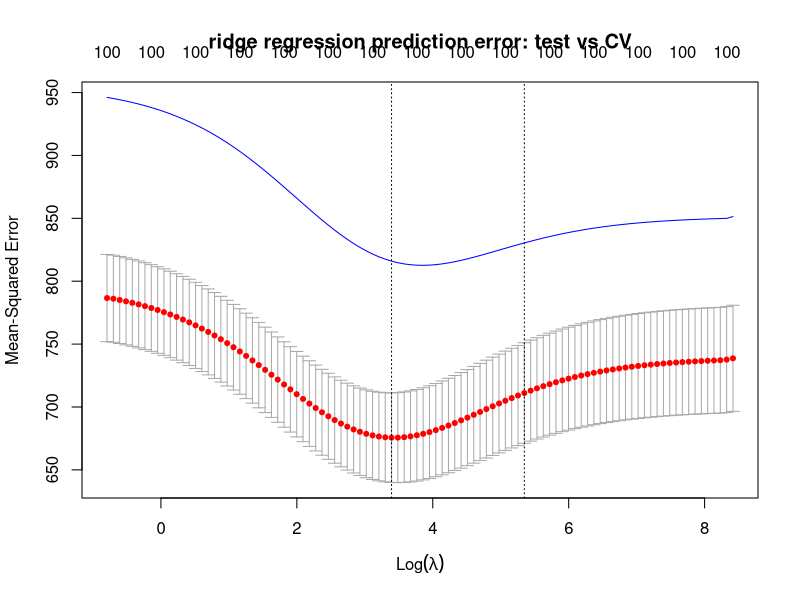
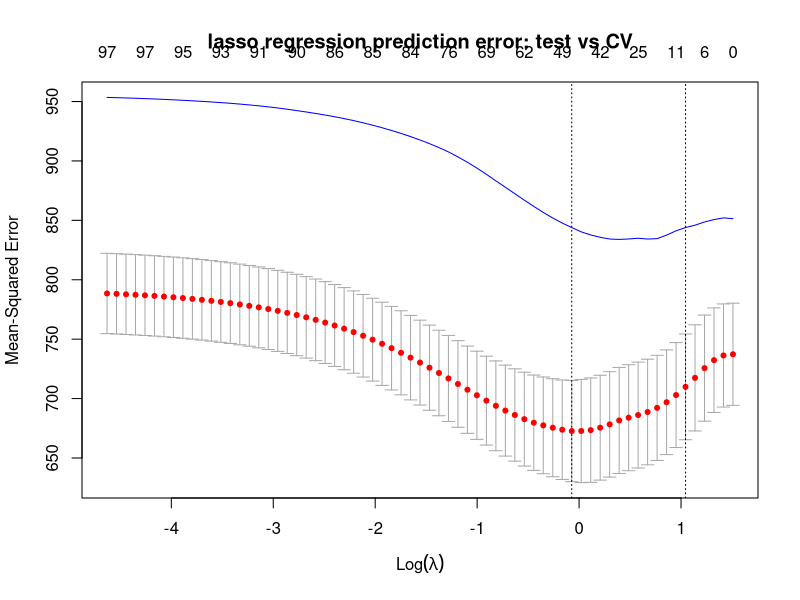
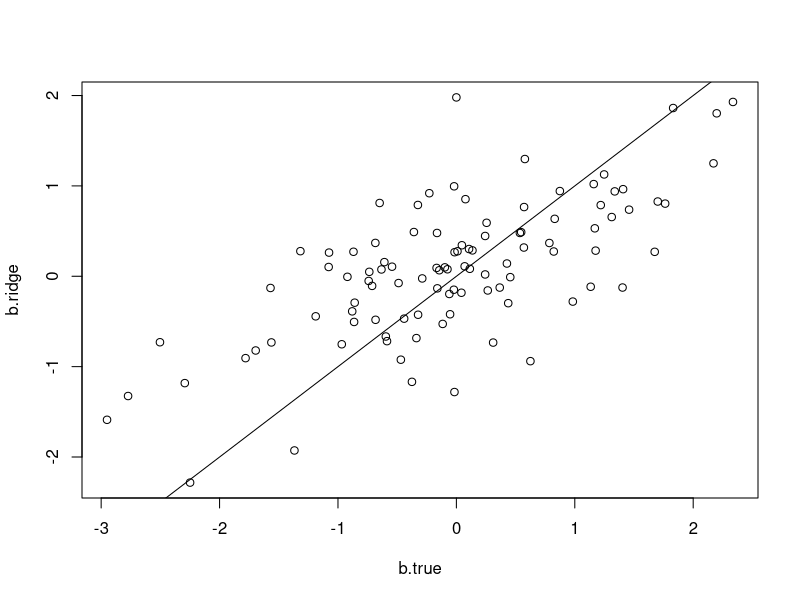
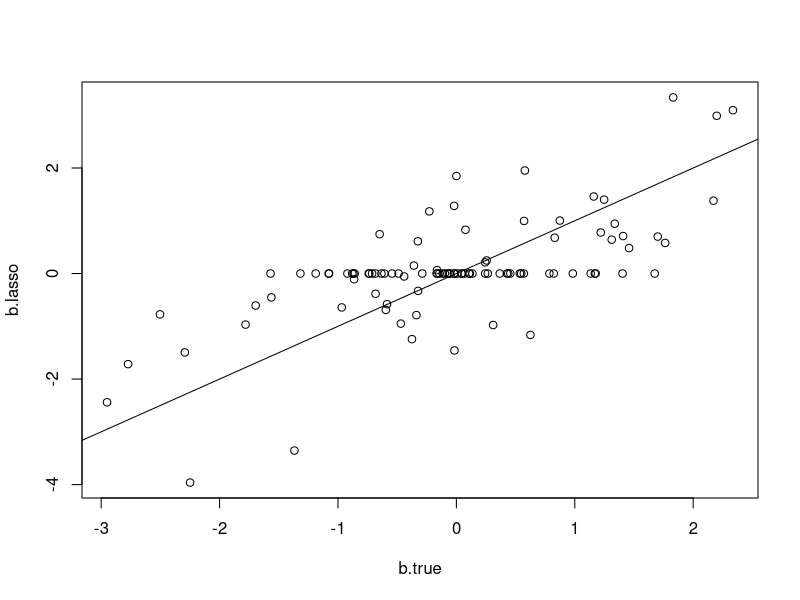
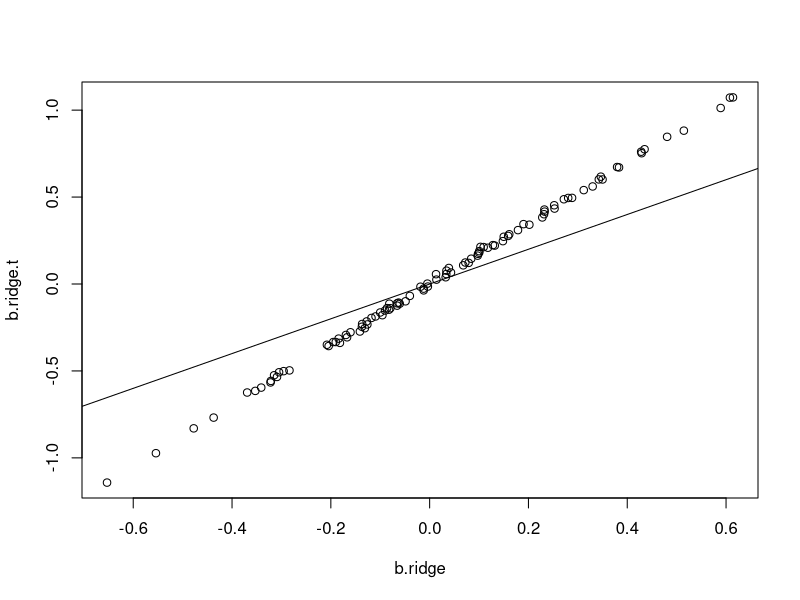
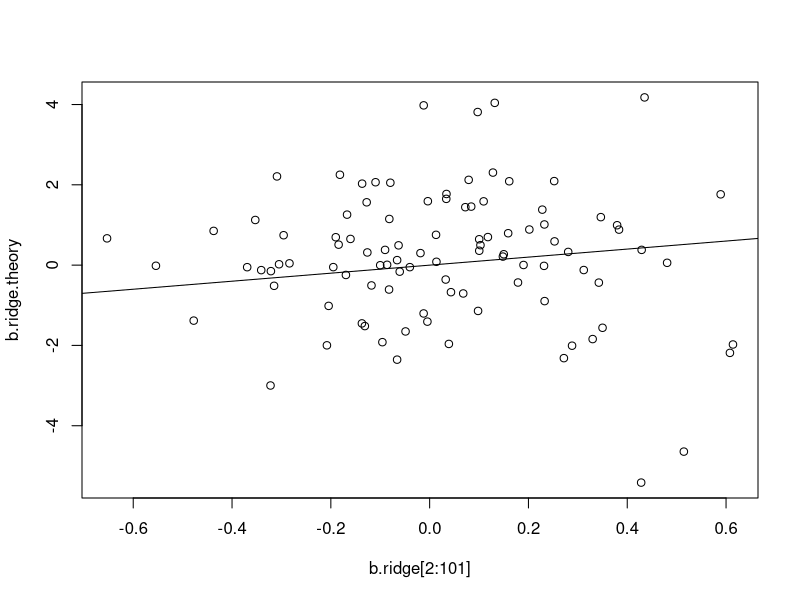
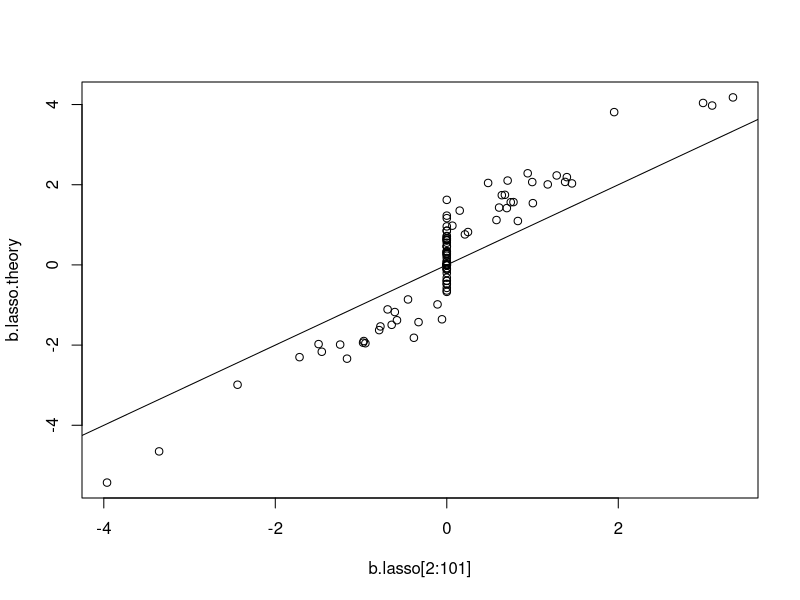
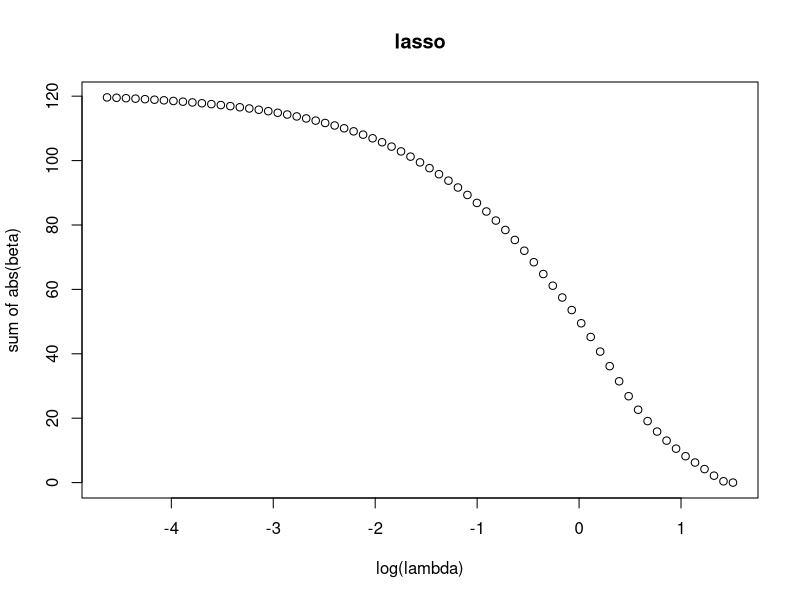

These charts were generated, in order, by the following R code:
## ---- chunk 1
rm(list = ls())
library(glmnet)
## ---- chunk 2
simulate_data1 <- function(p, n_train, n_test, n_sd = 25, seed = 123){
  set.seed(seed)
  n = n_train + n_test
  X = matrix(rnorm(n*p),ncol=p)
  b = rnorm(p)
  e = rnorm(n,0,sd=n_sd)
  Y = X %*% b + e
  return(list(b = b, 
              X_train = X[1:n_train,], X_test = X[(n_train + 1):n,], 
              y_train = Y[1:n_train], y_test = Y[(n_train + 1):n]))
}
## ---- chunk 3
data_sim <- simulate_data1(p = 100, n_train = 500, n_test = 500)

## ---- chunk 4
cv.ridge = cv.glmnet(data_sim$X_train,data_sim$y_train,alpha=0, nfolds = 10)
Y.ridge = glmnet(data_sim$X_train,data_sim$y_train,alpha=0)
Yhat_test = predict(Y.ridge, newx = data_sim$X_test, s = cv.ridge$lambda)
err_test = colMeans((Yhat_test - data_sim$y_test)^2)
ylim = c(min(cv.ridge$cvm - cv.ridge$cvsd), max(err_test))
plot(cv.ridge, ylim = ylim, main = "ridge regression prediction error: test vs CV")
lines(log(cv.ridge$lambda), err_test, col = "blue")
## ---- chunk 5
cv.lasso = cv.glmnet(data_sim$X_train,data_sim$y_train,alpha=1, nfolds = 10)
Y.lasso = glmnet(data_sim$X_train,data_sim$y_train,alpha=1)
Yhat_test = predict(Y.lasso, newx = data_sim$X_test, s = cv.lasso$lambda)
err_test = colMeans((Yhat_test - data_sim$y_test)^2)
ylim = c(min(cv.lasso$cvm - cv.lasso$cvsd), max(err_test))
plot(cv.lasso, ylim = ylim, main = "lasso regression prediction error: test vs CV")
lines(log(cv.lasso$lambda), err_test, col = "blue")
## ---- chunk 6
b.ridge = predict(Y.ridge, type="coefficients", s = cv.ridge$lambda.min)

b.lasso = predict(Y.lasso, type="coefficients", s = cv.lasso$lambda.min)


plot(c(0, data_sim$b), b.ridge, xlab = "b.true")
abline(a = 0, b = 1)

plot(c(0, data_sim$b), b.lasso, xlab = "b.true")
abline(a = 0, b = 1)
## ---- chunk 7
set.seed(123)
X = svd(data_sim$X_train - colMeans(data_sim$X_train))$u ## for testing
n = nrow(X); p = ncol(X)
b = rnorm(p)
y = X %*%b + rnorm(n, mean = 0, sd = 0.01)
# y = data_sim$y_train
# y = y - mean(y)

cv.ridge = cv.glmnet(X, y,alpha=0, nfolds = 10)
lam = 100 * cv.ridge$lambda.min
b.ols = lm(y ~ X)$coefficients[2:101]
b.ridge = glmnet(X, y, alpha = 0, lambda = lam)$beta


b.ridge.t <- b.ols/(1 + lam)

plot(b.ridge, b.ridge.t)
abline(a = 0, b= 1)
## ---- chunk 8
beta_ridge <- function(X, y, lam){
  p = ncol(X)
  X_norm = sqrt(colSums(X^2))
  X = X %*% diag(1/X_norm) ## now X has unit L2 norm
  beta = lm(y ~ X)$coefficients[2:(p+1)]
  out = beta / (1 + lam)
  return(out/X_norm)
}

beta_lasso <- function(X,y,lam){
  p = ncol(X)
  X_norm = sqrt(colSums(X^2))
  X = X %*% diag(1/X_norm) ## now X has unit L2 norm
  beta = lm(y ~ X)$coefficients[2:(p+1)]
  out = abs(beta) - lam
  out[out < 0] = 0
  out = out * sign(beta)
  return(out/X_norm)
}


b.ridge.theory <- beta_ridge(X = data_sim$X_train, y = data_sim$y_train, lam = cv.ridge$lambda.min)
#b.lasso.theory <- beta_lasso(beta = b.ols[2:101], lam = cv.lasso$lambda.min)
b.lasso.theory <- beta_lasso(X = data_sim$X_train, y = data_sim$y_train, lam = cv.lasso$lambda.min)



plot(b.ridge[2:101], b.ridge.theory)
abline(a = 0, b = 1)

plot(b.lasso[2:101], b.lasso.theory)
abline(a = 0, b = 1)
## ---- chunk 9
plot(log(Y.lasso$lambda), colSums(abs(Y.lasso$beta)), xlab = "log(lambda)", ylab = "sum of abs(beta)", main = "lasso")
## ---- chunk 10
simulate_data2 <- function(n = 500, p = 100, p_nz = 10, n_sd = 25, seed = 123){
  set.seed(seed)
  X = matrix(rnorm(n*p),ncol=p)
  b = rnorm(p)
  b[(p_nz+1):p] = 0
  e = rnorm(n,0,sd=n_sd)
  y = X %*% b + e
  return(list(X = X, y = y, b = b))
}

data_sim2 = simulate_data2()

cv.ridge = cv.glmnet(X, y, alpha = 0)
fit.ridge <- glmnet(X, y, alpha = 0, lambda = cv.ridge$lambda)
sum((fit.ridge$beta - data_sim2$b)^2)

cv.lasso = cv.glmnet(X, y, alpha = 1)
fit.lasso <- glmnet(X, y, alpha = 1, lambda = cv.lasso$lambda)
sum((fit.lasso$beta - data_sim2$b)^2)
